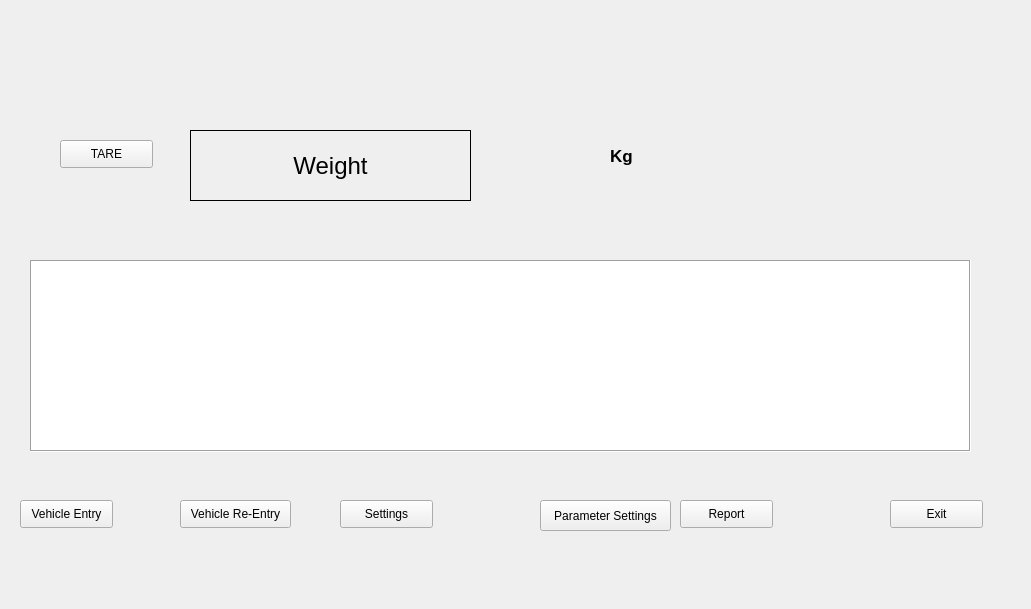
    <widget class="QWidget" name="Home">
     <widget class="QLabel" name="lb_HomeBackGround">
      <property name="geometry">
       <rect>
        <x>0</x>
        <y>0</y>
        <width>1022</width>
        <height>600</height>
       </rect>
      </property>
      <property name="autoFillBackground">
       <bool>true</bool>
      </property>
      <property name="text">
       <string/>
      </property>
      <property name="pixmap">
       <pixmap>WeighBridgeScreens/weigh bridge screen/main.png</pixmap>
      </property>
     </widget>
     <widget class="QPushButton" name="pb_home_VehicleEntry">
      <property name="geometry">
       <rect>
        <x>20</x>
        <y>500</y>
        <width>93</width>
        <height>28</height>
       </rect>
      </property>
      <property name="text">
       <string>Vehicle Entry</string>
      </property>
     </widget>
     <widget class="QPushButton" name="pb_home_VehicleReEntry">
      <property name="geometry">
       <rect>
        <x>180</x>
        <y>500</y>
        <width>111</width>
        <height>28</height>
       </rect>
      </property>
      <property name="text">
       <string>Vehicle Re-Entry</string>
      </property>
     </widget>
     <widget class="QPushButton" name="pb_home_ParameterSettings">
      <property name="geometry">
       <rect>
        <x>540</x>
        <y>500</y>
        <width>131</width>
        <height>31</height>
       </rect>
      </property>
      <property name="text">
       <string>Parameter Settings</string>
      </property>
     </widget>
     <widget class="QPushButton" name="pb_home_Settings">
      <property name="geometry">
       <rect>
        <x>340</x>
        <y>500</y>
        <width>93</width>
        <height>28</height>
       </rect>
      </property>
      <property name="text">
       <string>Settings</string>
      </property>
     </widget>
     <widget class="QPushButton" name="pb_home_report">
      <property name="geometry">
       <rect>
        <x>680</x>
        <y>500</y>
        <width>93</width>
        <height>28</height>
       </rect>
      </property>
      <property name="text">
       <string>Report</string>
      </property>
     </widget>
     <widget class="QPushButton" name="pb_home_Exit">
      <property name="geometry">
       <rect>
        <x>890</x>
        <y>500</y>
        <width>93</width>
        <height>28</height>
       </rect>
      </property>
      <property name="text">
       <string>Exit</string>
      </property>
     </widget>
     <widget class="QPushButton" name="pb_home_tare">
      <property name="geometry">
       <rect>
        <x>60</x>
        <y>140</y>
        <width>93</width>
        <height>28</height>
       </rect>
      </property>
      <property name="text">
       <string>TARE</string>
      </property>
     </widget>
     <widget class="QLabel" name="lb_home_WeightDisplay">
      <property name="geometry">
       <rect>
        <x>190</x>
        <y>130</y>
        <width>281</width>
        <height>71</height>
       </rect>
      </property>
      <property name="font">
       <font>
        <pointsize>18</pointsize>
       </font>
      </property>
      <property name="autoFillBackground">
       <bool>true</bool>
      </property>
      <property name="frameShape">
       <enum>QFrame::Box</enum>
      </property>
      <property name="text">
       <string>Weight</string>
      </property>
      <property name="alignment">
       <set>Qt::AlignCenter</set>
      </property>
      <property name="wordWrap">
       <bool>false</bool>
      </property>
     </widget>
     <widget class="QTableWidget" name="tw_Home_Entry">
      <property name="geometry">
       <rect>
        <x>30</x>
        <y>260</y>
        <width>941</width>
        <height>192</height>
       </rect>
      </property>
      <property name="frameShape">
       <enum>QFrame::Box</enum>
      </property>
     </widget>
     <widget class="QLabel" name="lb_home_kg">
      <property name="geometry">
       <rect>
        <x>610</x>
        <y>140</y>
        <width>31</width>
        <height>31</height>
       </rect>
      </property>
      <property name="font">
       <font>
        <pointsize>13</pointsize>
        <weight>75</weight>
        <bold>true</bold>
       </font>
      </property>
      <property name="text">
       <string>Kg</string>
      </property>
     </widget>
    </widget>
